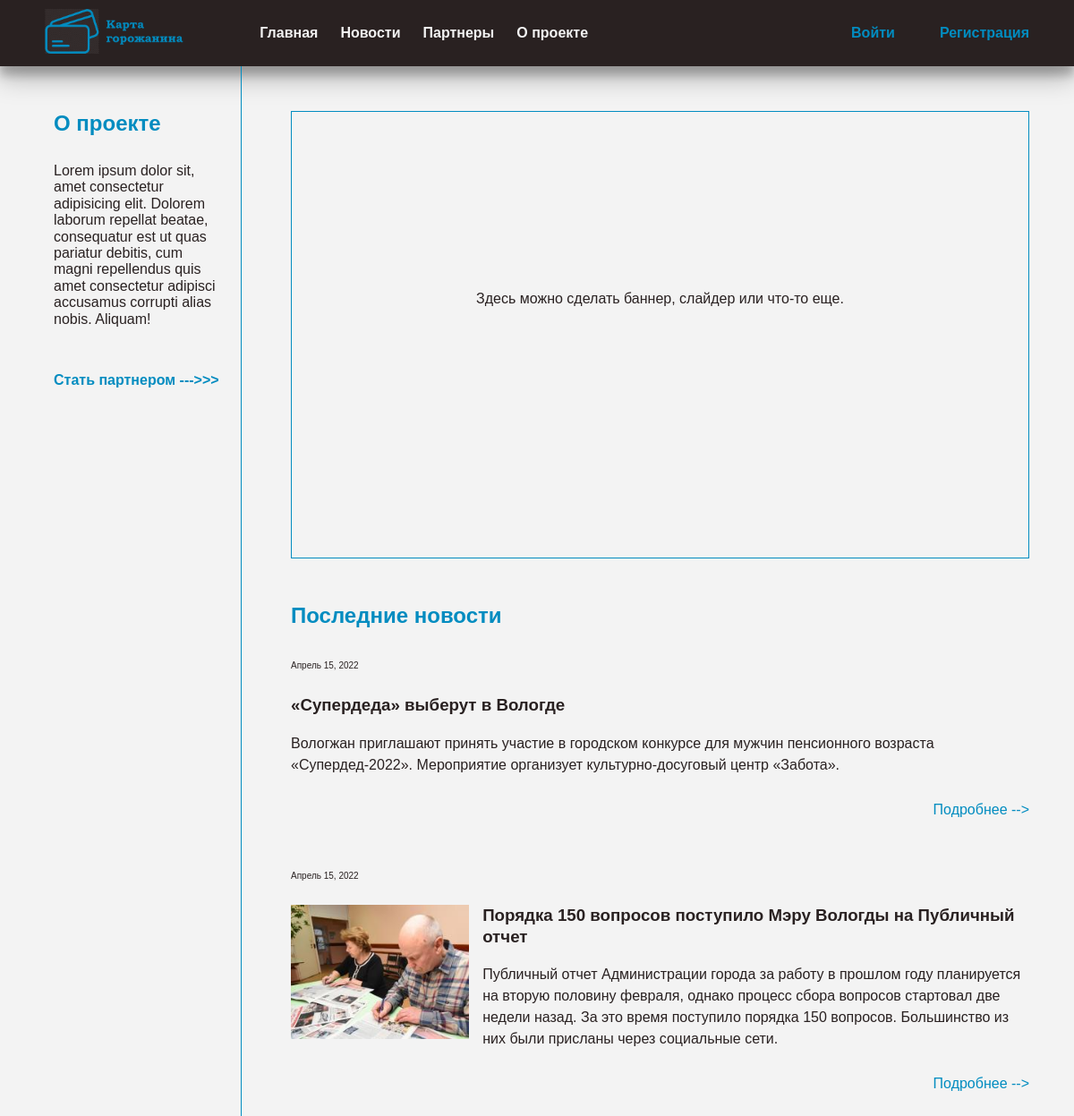
The page / on the database its author committed.
### app_loyalty/models.py (models this page shows, shortened)
class News(SoftDeleteObject, models.Model):
    title = models.CharField(
        max_length=250,
        verbose_name='заголовок'
    )
    short_descr = models.TextField(
        verbose_name='краткое содержание'
    )
    description = models.TextField(
        verbose_name='содержание'
    )
    created_up = models.DateField(
        verbose_name='дата публикации',
        auto_now_add=True
    )
    img = models.ImageField(
        verbose_name='изображение',
        blank=True,
        upload_to=news_img_directory_path
    )
    is_active = models.BooleanField(
        verbose_name='активна',
        default=True
    )
    class Meta:
        db_table = 'news'
        verbose_name = 'новость'
        verbose_name_plural = 'новости'
        ordering = ['-created_up']
    def get_absolute_url(self):
        return reverse('news_detail', kwargs={'pk': self.pk})
    @classmethod
    def get_news_list(cls, limit: int = None) -> List['News']:
        result: List['News'] = cls.objects.filter(is_active=True)
        return result[:limit]

### app_loyalty/views.py (the view)
# urls.py: path('', Home.as_view(), name='home'),
class Home(ListView):
    model = News
    template_name = 'app_loyalty/index.html'
    context_object_name = 'news_list'
    def get_queryset(self):
        return News.get_news_list(limit=5)

### app_loyalty/templates/app_loyalty/index.html (shortened to what this page needs)
{% extends 'app_loyalty/base.html' %}
{% load static %}
{% block content %}
<section class="home">
  <div class="home__container container flex">
    <div class="home__left">
      <h2 class="title home__title">О проекте</h2>
      <p class="home__descr">Lorem ipsum dolor sit, amet consectetur adipisicing elit. Dolorem laborum repellat beatae, consequatur est ut quas pariatur debitis, cum magni repellendus quis amet consectetur adipisci accusamus corrupti alias nobis. Aliquam!</p>
      <a href="{% url 'application' %}" class="home__link">Стать партнером --->>></a>
    </div>
    <div class="home__right">
      <div class="home__banner">
        <p>Здесь можно сделать баннер, слайдер или что-то еще.</p>
      </div>
      <h2 class="title home__title">Последние новости</h2>
      {% if news_list %}
      {% for news in news_list %}
      <div class="home__news">
        <p class="home__news-date">{{ news.created_up }}</p>
        {% if news.img %}
        <img src="{{ news.img.url }}" alt="" class="home__news-img">
        {% endif %}
        <h3 class="home__news-title">{{ news.title }}</h3>
        <p class="home__news-descr">{{ news.short_descr }}</p>
        <a href="{{ news.get_absolute_url }}" class="home__news-link">Подробнее --></a>
      </div>
      {% endfor %}
      {% endif %}
    </div>
  </div>
</section>
{% endblock %}

### app_loyalty/static/app_loyalty/css/style.css (style rules this page uses)
html { box-sizing: border-box; }
a { color: inherit; text-decoration: none; transition-property: background-color, color; transition-duration: .3s; transition-timing-function: ease; }
p { margin: 0; }
img { max-width: 100%; }
body { font-family: 'OpenSans', sans-serif; font-weight: 400; font-size: 16px; color: var(--text-color-dark); background-color: #f3f3f3; background-attachment: fixed; background-size: cover; }
:root { --main-color: #028cc0; --whigt: #fff; --shadow: 0 14px 28px rgba(0,0,0,0.25), 0 10px 10px rgba(0,0,0,0.22); --main-color-hover: #045775; --text-color-dark: #292121; --text-color-light: #f3f3f3; }
.container { justify-content: space-between; position: relative; max-width: 1500px; margin: 0 auto; padding-left: 50px; padding-right: 50px; }
.title { margin-top: 50px; margin-bottom: 30px; font-weight: 700; color: var(--main-color); }
.flex { display: flex; }
.home__container { padding-bottom: 50px; }
.home__left { padding: 0 20px 0 10px; width: 20%; border-right: 1px solid var(--main-color); }
.home__link { display: inline-block; margin-top: 50px; font-weight: 600; color: var(--main-color); }
.home__right { width: 75%; }
.home__banner { margin-top: 50px; padding-top: 200px; height: 500px; text-align: center; border: 1px solid var(--main-color); }
.home__banner p { display: inline-block; }
.home__news { position: relative; margin-bottom: 50px; padding-bottom: 50px; line-height: 1.5em; }
.home__news-date { margin-bottom: 20px; font-size: 10px; }
.home__news-img { max-height: 150px; float: left; margin-right: 15px; margin-bottom: 15px; }
.home__news-link { position: absolute; right: 0; bottom: 0; margin-top: 20px; color: var(--main-color); }

### rows shown on the page
News: created_up "Апрель 15, 2022", title "«Супердеда» выберут в Вологде", short_descr "Вологжан приглашают принять участие в городском конкурсе для мужчин пенсионного возраста «Супердед-2022». Мероприятие организует культурно-досуговый центр «Забота»."
News: created_up "Апрель 15, 2022", img (picture), title "Порядка 150 вопросов поступило Мэру Вологды на Публичный отчет", short_descr "Публичный отчет Администрации города за работу в прошлом году планируется на вторую половину февраля, однако процесс сбора вопросов стартовал две недели назад. За это время поступило порядка 150 вопросов. Большинство из них были присланы через социальные сети."
